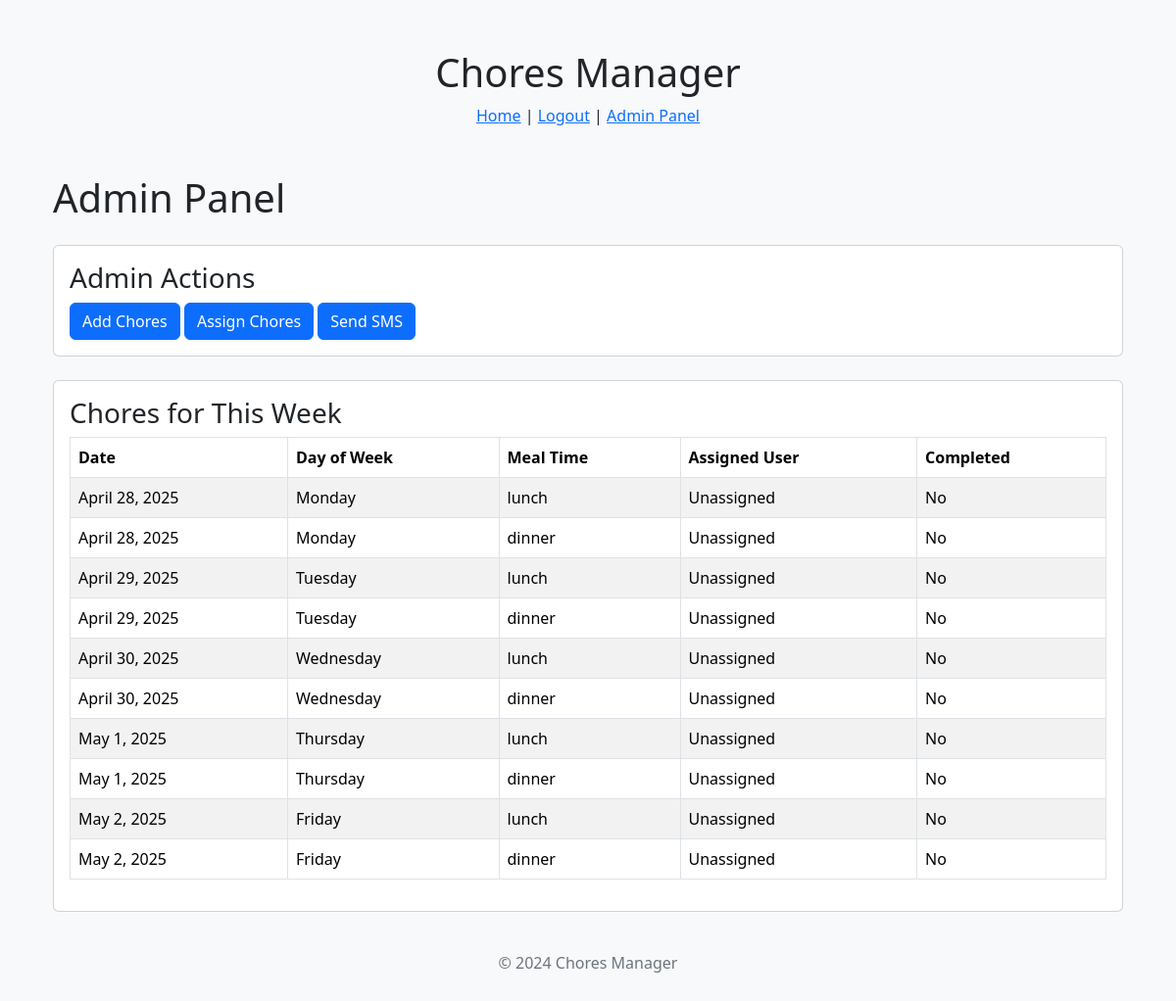
The page /admin-panel/ (signed in) on the database its author committed.
### chores_manager/models.py (models this page shows, shortened)
class Chore(models.Model):
    WEEKDAY_CHOICES = [
        ('Monday', 'Monday'),
        ('Tuesday', 'Tuesday'),
        ('Wednesday', 'Wednesday'),
        ('Thursday', 'Thursday'),
        ('Friday', 'Friday'),
        ('Saturday', 'Saturday'),
        ('Sunday', 'Sunday'),
    ]
    MEAL_CHOICES = [
        ('Breakfast', 'Breakfast'),
        ('Lunch', 'Lunch'),
        ('Dinner', 'Dinner'),
    ]
    day_of_week = models.CharField(max_length=10, choices=WEEKDAY_CHOICES)
    meal_time = models.CharField(max_length=10, choices=MEAL_CHOICES)
    completed = models.BooleanField(default=False)
    date = models.DateField(null=True, blank=True)
    user = models.ForeignKey(
        'auth.User',
        on_delete=models.SET_NULL,
        null=True,
        blank=True
    )

### chores_manager/admin_views.py (the view)
# urls.py: path('admin-panel/', admin_views.admin_panel, name='admin_panel'),
@login_required
@staff_member_required
def admin_panel(request):
    user = request.user
    today = date.today()
    start_of_week = today - timedelta(days=today.weekday())  # Monday of this week
    end_of_week = start_of_week + timedelta(days=6)  # Sunday of this week
    chores = Chore.objects.filter(date__range=(start_of_week, end_of_week)).select_related('user').order_by('date', '-meal_time')
    is_staff = user.is_staff
    context = {
        'is_staff': is_staff,  # Whether the user is staff
        'chores': chores,  # Chores for the week
    }
    return render(request, 'admin.html', context)

### chores_manager/templates/admin.html (shortened to what this page needs)
{% extends 'base.html' %}
{% block content %}
<div class="container mt-4">
    <h1>Admin Panel</h1>
    {% if request.user.is_staff %}
<div class="card my-4">
    <div class="card-body">
        <h3 class="card-title">Admin Actions</h3>
        <button id="addChoresBtn" class="btn btn-primary" data-bs-toggle="modal" data-bs-target="#addChoresModal">Add Chores</button>
        <button id="assignChoresBtn" class="btn btn-primary" onclick="executeAction('assign-chores', 'assignChoresBtn')">Assign Chores</button>
        <button id="sendSMSBtn" class="btn btn-primary" onclick="executeAction('send-sms', 'sendSMSBtn')">Send SMS</button>
    </div>
</div>
    <div class="card my-4">
        <div class="card-body">
            <h3 class="card-title">Chores for This Week</h3>
            <table class="table table-bordered table-striped">
                <thead>
                    <tr>
                        <th>Date</th>
                        <th>Day of Week</th>
                        <th>Meal Time</th>
                        <th>Assigned User</th>
                        <th>Completed</th>
                    </tr>
                </thead>
                <tbody>
                    {% for chore in chores %}
                        <tr>
                            <td>{{ chore.date }}</td>
                            <td>{{ chore.day_of_week }}</td>
                            <td>{{ chore.meal_time }}</td>
                            <td>
                                {% if chore.user %}
                                    {{ chore.user.first_name }} {{ chore.user.last_name }}
                                {% else %}
                                    Unassigned
                                {% endif %}
                            </td>
                            <td>
                                {% if chore.completed %}
                                    Yes
                                {% else %}
                                    No
                                {% endif %}
                            </td>
                        </tr>
                    {% endfor %}
                </tbody>
            </table>
        </div>
    </div>
{% endif %}
</div>
{% endblock %}

### chores_manager/templates/base.html (style rules this page uses)
body { background-color: #f8f9fa; }

### rows shown on the page
Chore: date "April 28, 2025", day_of_week "Monday", meal_time "lunch", shows "Unassigned", completed "No"
Chore: date "April 28, 2025", day_of_week "Monday", meal_time "dinner", shows "Unassigned", completed "No"
Chore: date "April 29, 2025", day_of_week "Tuesday", meal_time "lunch", shows "Unassigned", completed "No"
Chore: date "April 29, 2025", day_of_week "Tuesday", meal_time "dinner", shows "Unassigned", completed "No"
Chore: date "April 30, 2025", day_of_week "Wednesday", meal_time "lunch", shows "Unassigned", completed "No"
Chore: date "April 30, 2025", day_of_week "Wednesday", meal_time "dinner", shows "Unassigned", completed "No"
Chore: date "May 1, 2025", day_of_week "Thursday", meal_time "lunch", shows "Unassigned", completed "No"
Chore: date "May 1, 2025", day_of_week "Thursday", meal_time "dinner", shows "Unassigned", completed "No"
Chore: date "May 2, 2025", day_of_week "Friday", meal_time "lunch", shows "Unassigned", completed "No"
Chore: date "May 2, 2025", day_of_week "Friday", meal_time "dinner", shows "Unassigned", completed "No"
